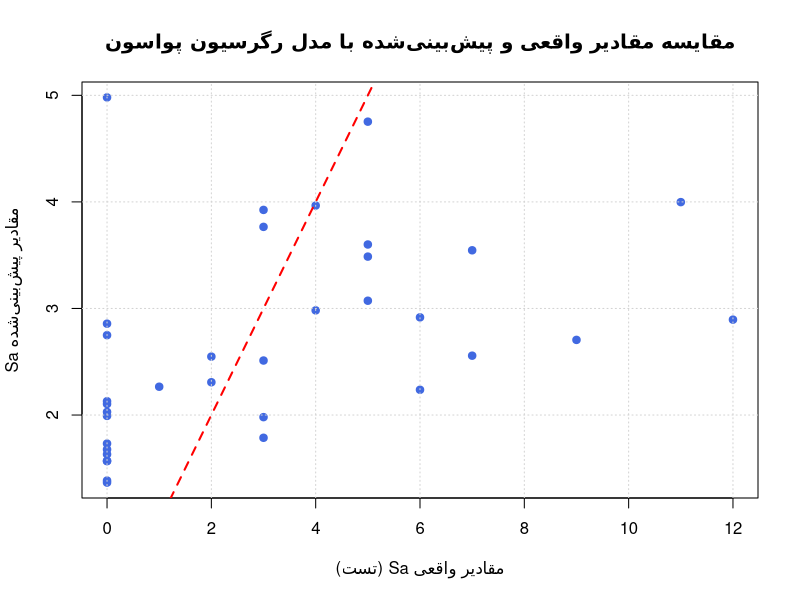

Recreate this plot in R.
# ۱. فراخوانی کتابخانهها و خواندن دادهها

library(readxl)

# خواندن فایل
df <- as.data.frame(read_xlsx("Crabs.xlsx"))

# ساخت متغیرهای دامی (Dummy Variables)
# مرجع برای رنگ C = 1 و برای ستون فقرات S = 1
df$C2 <- ifelse(df$C == 2, 1, 0)
df$C3 <- ifelse(df$C == 3, 1, 0)
df$C4 <- ifelse(df$C == 4, 1, 0)

df$S2 <- ifelse(df$S == 2, 1, 0)
df$S3 <- ifelse(df$S == 3, 1, 0)


# ۲. تقسیم دادهها به مجموعههای آموزش (Train 80%) و تست (Test 20%)

set.seed(42) # برای تکرارپذیری دقیق نتایج
n <- nrow(df)
train_idx <- sample(1:n, floor(0.8 * n))

train_data <- df[train_idx, ]
test_data  <- df[-train_idx, ]

# استخراج بردارهای مجموعه آموزش
Sa_tr <- train_data$Sa
W_tr  <- train_data$W
Wt_tr <- train_data$Wt
C2_tr <- train_data$C2
C3_tr <- train_data$C3
C4_tr <- train_data$C4
S2_tr <- train_data$S2
S3_tr <- train_data$S3


# ۳. تعریف تابع منفی لگاریتم درستنمایی (Negative Log-Likelihood)

nloglik_poisson <- function(theta) {
  beta0 <- theta[1]
  beta1 <- theta[2] # C2
  beta2 <- theta[3] # C3
  beta3 <- theta[4] # C4
  beta4 <- theta[5] # S2
  beta5 <- theta[6] # S3
  beta6 <- theta[7] # W
  beta7 <- theta[8] # Wt
  
  # پیشبینیکننده خطی
  eta <- beta0 + beta1 * C2_tr + beta2 * C3_tr + beta3 * C4_tr + 
         beta4 * S2_tr + beta5 * S3_tr + beta6 * W_tr + beta7 * Wt_tr
  
  # تابع پیوند (Link Function): exp(eta)
  lambda <- exp(eta)
  
  # لگاریتم درستنمایی پواسون با پایداری عددی بالا
  log_lik <- sum(Sa_tr * log(lambda) - lambda - lfactorial(Sa_tr))
  
  return(-log_lik)
}


# ۴. بهینهسازی عددی MLE و محاسبه خطای استاندارد و p-value 

# نقطه شروع
init_theta <- c(log(mean(Sa_tr)), rep(0, 7))

# بهینهسازی عددی همراه با محاسبه ماتریس هسیان (Hessian)
fit_mle <- optim(
  par = init_theta,
  fn = nloglik_poisson,
  method = "BFGS",
  hessian = TRUE
)

# استخراج ضرایب
mle_coefs <- fit_mle$par

# محاسبه ماتریس کواریانس ضرایب از معکوس ماتریس هسیان
var_cov_matrix <- solve(fit_mle$hessian)
std_errors <- sqrt(diag(var_cov_matrix))

# محاسبه Z-score و p-value
z_values <- mle_coefs / std_errors
p_values <- 2 * (1 - pnorm(abs(z_values)))

# ساخت جدول خلاصه خروجی MLE
summary_mle <- data.frame(
  Estimate = round(mle_coefs, 4),
  Std_Error = round(std_errors, 4),
  z_value = round(z_values, 4),
  p_value = round(p_values, 4)
)
rownames(summary_mle) <- c("(Intercept)", "C2", "C3", "C4", "S2", "S3", "W", "Wt")

cat("=====================================================\n")
cat(" جدول خلاصه برآورد پارامترها به روش MLE (الگوریتم عددی دستی)\n")
cat("=====================================================\n")
print(summary_mle)


# ۵. صحهگذاری با تابع glm آماده R
model_glm <- glm(
  Sa ~ C2 + C3 + C4 + S2 + S3 + W + Wt,
  family = poisson(link = "log"),
  data = train_data
)

cat("\n=====================================================\n")
cat(" خلاصه مدل برازش شده با تابع آماده glm جهت مقایسه\n")
cat("=====================================================\n")
print(summary(model_glm)$coefficients)


# ۶. ارزیابی پیشبینی مدل روی دادههای تست (Test Data)

# پیشبینی روی دادههای تست با ضرایب دستنویس MLE
eta_test <- mle_coefs[1] + 
            mle_coefs[2] * test_data$C2 + 
            mle_coefs[3] * test_data$C3 + 
            mle_coefs[4] * test_data$C4 + 
            mle_coefs[5] * test_data$S2 + 
            mle_coefs[6] * test_data$S3 + 
            mle_coefs[7] * test_data$W  + 
            mle_coefs[8] * test_data$Wt

predicted_sa <- exp(eta_test)

# محاسبه معیار RMSE روی مجموعه داده تست
rmse <- sqrt(mean((test_data$Sa - predicted_sa)^2))
cat("\n-----------------------------------------------------\n")
cat("معیار ریشه میانگین مربع خطا (RMSE) روی دادههای تست:", round(rmse, 4), "\n")
cat("-----------------------------------------------------\n")


# ۷. رسم نمودار مقایسه مقادیر واقعی و پیشبینیشده

plot(test_data$Sa, predicted_sa, 
     pch = 19, col = "royalblue",
     xlab = "مقادیر واقعی Sa (تست)", 
     ylab = "مقادیر پیشبینیشده Sa",
     main = "مقایسه مقادیر واقعی و پیشبینیشده با مدل رگرسیون پواسون")
abline(a = 0, b = 1, col = "red", lty = 2, lwd = 2) # خط ۴۵ درجه جهت ایدهآل
grid()
